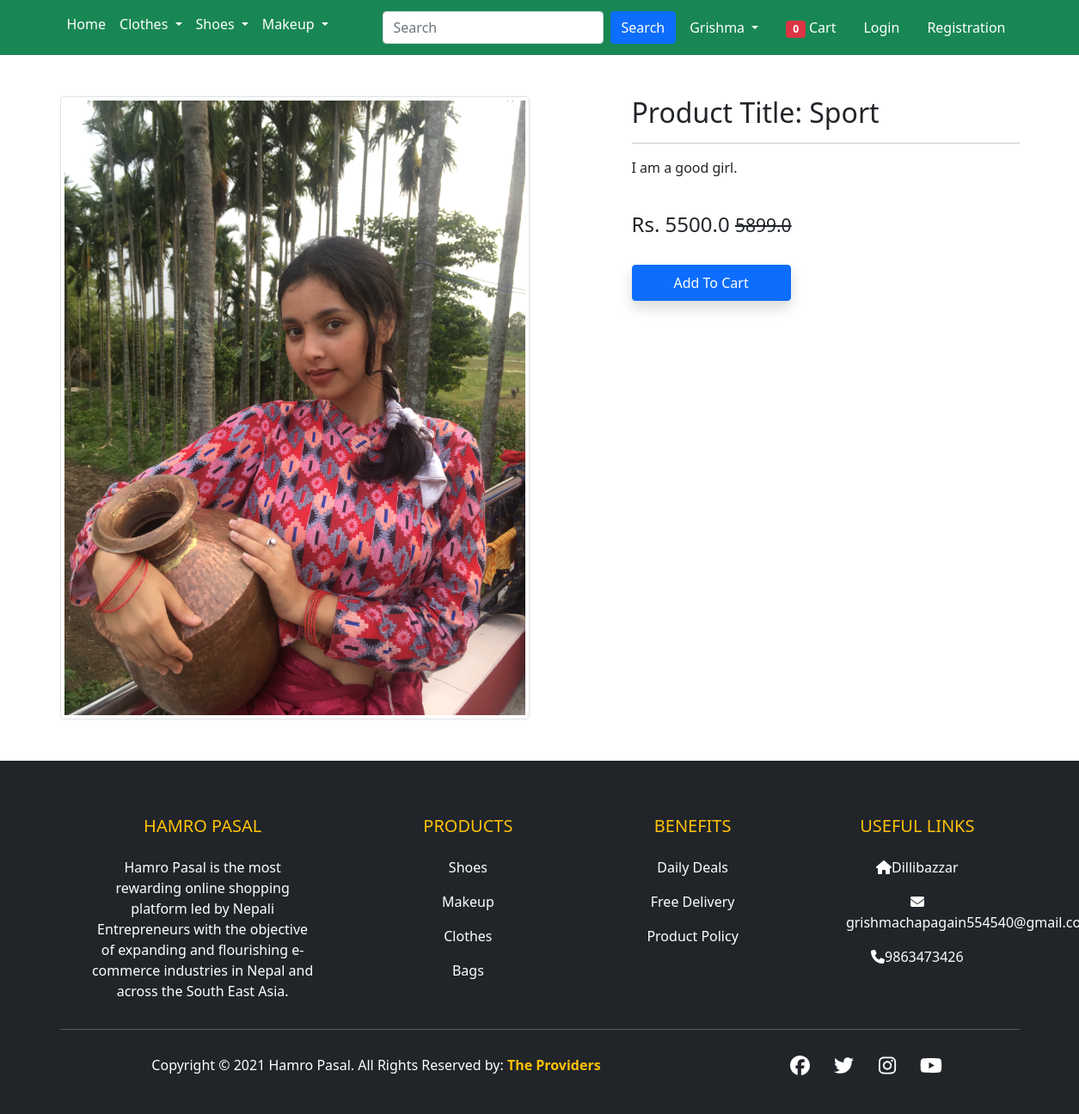
Before: /product-detail/1 with the older database file.
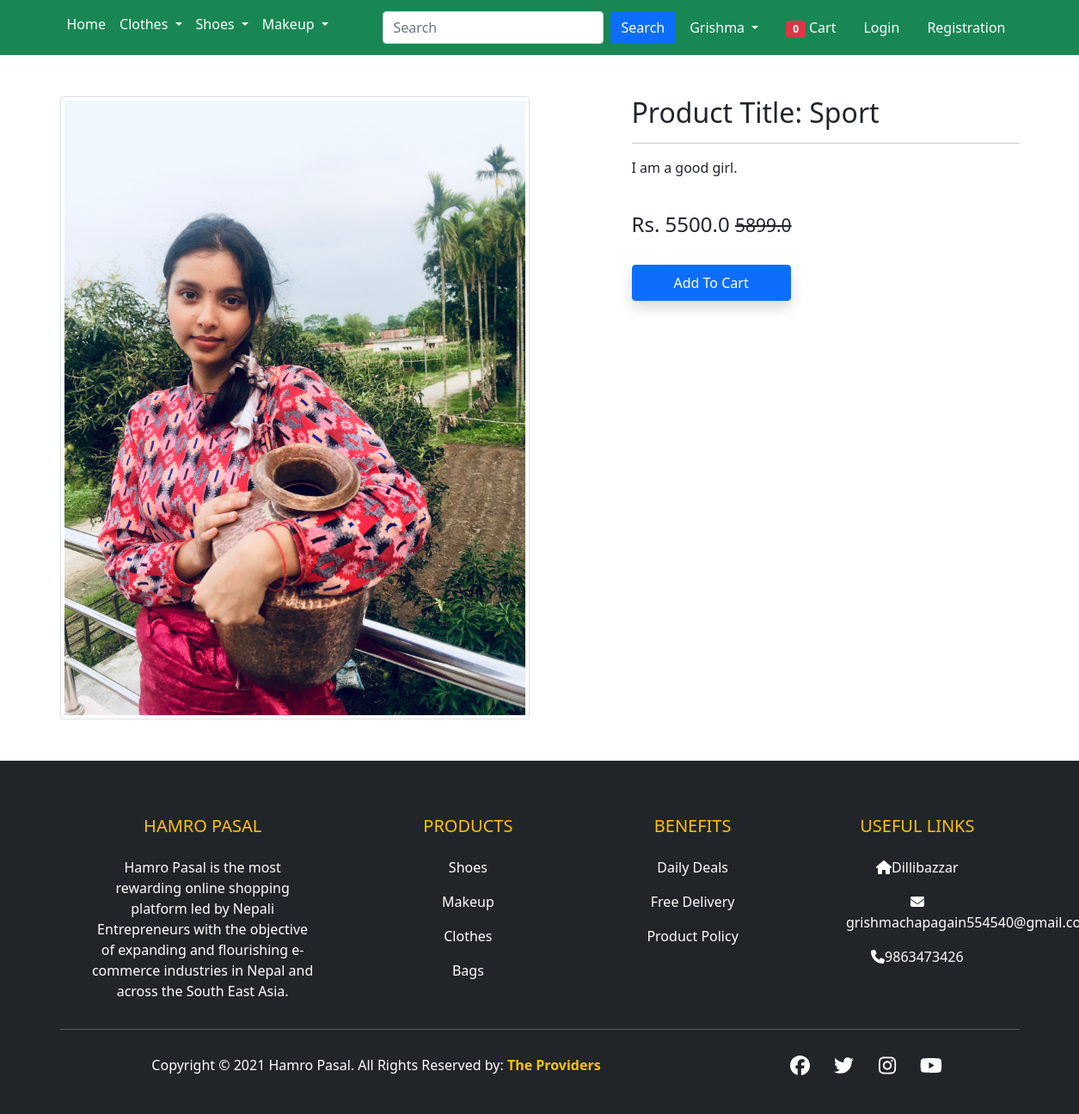
After: the same page with the newer database file.
### products/models.py (models this page shows, shortened)
class Product(models.Model):
    title = models.CharField(max_length=100)
    Price = models.FloatField()
    Selling_Price= models.FloatField()
    Description = models.TextField()
    Manufacturer = models.CharField(max_length=100)
    category = models.CharField(choices=PASAL_CHOICES, max_length=2)
    Image = models.ImageField(upload_to='productimg')

### products/views.py (the view)
# urls.py: path('product-detail/<int:pk>',views.ProductDetailView.as_view(), name='product-detail'),
class ProductDetailView(View):
    def get(self, request, pk):
        totalitem = 0
        product = Product.objects.get(pk=pk)
        item_already_in_cart = False
        if request.user.is_authenticated:
            totalitem = len(Cart.objects.filter(user=request.user))
            item_already_in_cart = Cart.objects.filter(
                Q(product=product.id) & Q(user=request.user)).exists()
        return render(request, 'pr/productdetail.html', {'product': product, 'item_already_in_cart': item_already_in_cart, 'totalitem': totalitem})

### products/templates/pr/productdetail.html (shortened to what this page needs)
{% extends 'pr/base.html' %} {% load static %}  {% block main-content %}
<div class="container my-5">
  <div class="row">
    <div class="col-sm-6 text-center align-self-center">
      <img
        src="{{product.Image.url}}"
        alt=""
        class="img-fluid img-thumbnail"
      />
    </div>
    <div class="col-sm-5 offset-sm-1">
      <h2>Product Title: {{product.title}}</h2>
      <hr />
      <p>{{product.Description}}</p>
      <br />
      <h4>
        Rs. {{product.Selling_Price}}
        <small class="fw-light text-decoration-line-through"
          >{{product.Price}}</small
        >
      </h4>
      <br />
       {% if not request.user.is_authenticated %}
      <form action="/add-to-cart">
        <button type="submit" class="btn btn-primary shadow py-2 px-5">
          Add To Cart
        </button>
      </form>
      {% endif %}
    </div>
  </div>
</div>
{% endblock main-content %}

Changed rows visible on the page:
changed Product "Sport": Image: a different picture
